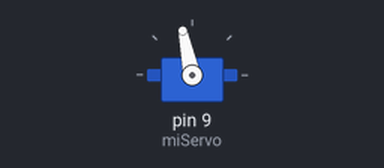
Bench run of a sketch on a simulated Arduino Uno, built with avr-gcc and run on an emulated ATmega328P. Shown: servo.

Above: at 0.05 s.
At 3.0 s:
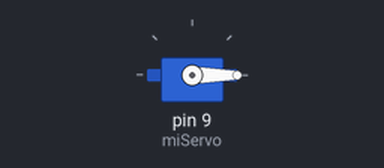
Timing chart, 0 to 6.9 s (numbered marks = the images above):
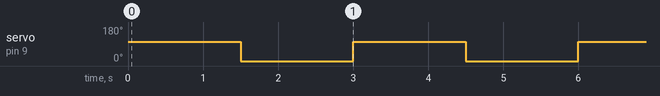

The sketch:

giro_antihorario_corto.ino
```cpp
#include <Servo.h>

Servo miServo;

const byte PIN_SERVO = 9;

// Posición base de referencia
const int PULSO_INICIO_US = 500;

// Subir el ancho de pulso gira en sentido antihorario (aprox. 5 a 10 grados)
const int PULSO_FINAL_US = 1600;

void setup() {
  miServo.attach(9); // Pin donde está conectado el servo
  miServo.writeMicroseconds(PULSO_INICIO_US); // Posición inicial
}


void loop() {

  miServo.writeMicroseconds(PULSO_FINAL_US); // Mover a la posición final
  delay(1500);
  miServo.writeMicroseconds(PULSO_INICIO_US); // Volver a la posición inicial
  delay(1500);

}
```

Measured:
- by itself, servo on pin 9 (miServo): alternates 102° for 1.5 s and 0° for 1.5 s
